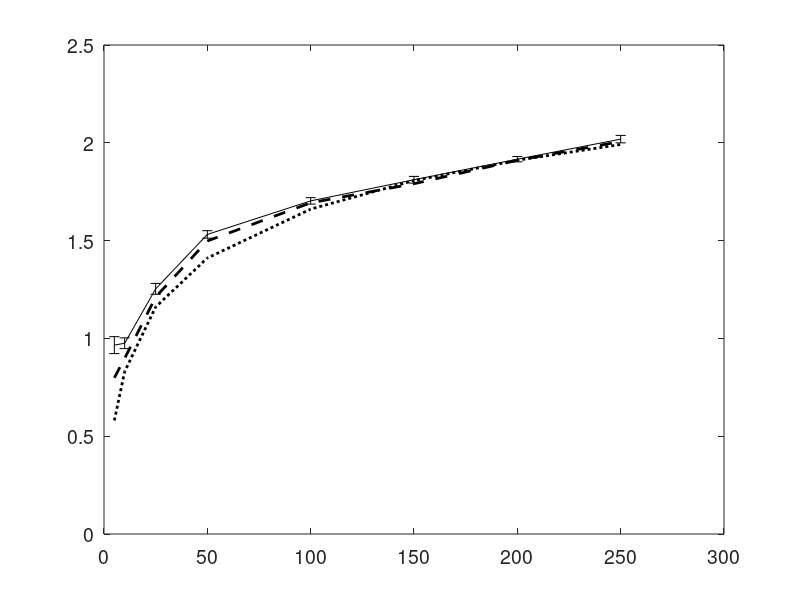

Here is the MATLAB script that generated this plot: (Note: this script raises an error after producing the figure.)
nodes = [5 10 25 50 100 150 200 250];
theor = [0.5805 0.8305 1.1610 1.4110 1.6610 1.8072 1.9110 1.9914];
pastsim =[0.7986 0.8982 1.2115 1.4981 1.6932 1.7908 1.9106 2.0066];
stealthsim =[0.9656 0.9753 1.2533 1.5315 1.7031 1.8112 1.9161 2.0188];
var = [0.0433 0.0275 0.0278 0.0192 0.0165 0.0171 0.0136 0.0191];

f = figure('Position', [200 200 658 420]);

set(f,'defaultaxesfontsize', 14);

width = 2;
rep = 3;

plot(nodes,theor,'k:','LineWidth', width);
hold on
plot(nodes,pastsim,'k--','LineWidth', width);
errorbar(nodes,stealthsim,var,'k-','LineWidth', width);

xlabel('Service Nodes', 'FontSize', 14);
ylabel('Average DHT Hops', 'FontSize', 14);

h_legend=legend('Theoretical','Pastry','Stealth');
h_legend=legend('Location', 'NorthWest');
h_legend=legend('boxoff');

h_text = findobj(h_legend,'type','text');
set(h_text,'FontUnits','points','FontSize',14)
set(h_text,'FontUnits','normal')

hold off
clear count styles width h_legend h_text f